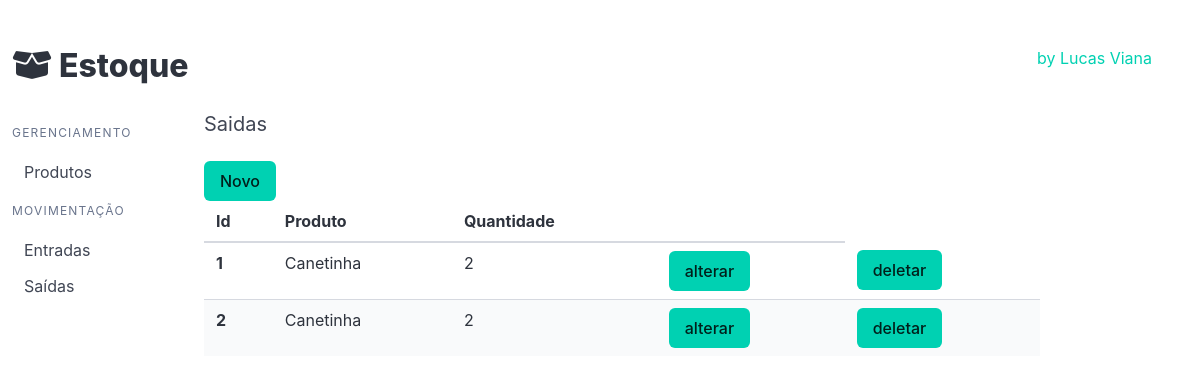
Before: /saida/list_saida with the older database file.
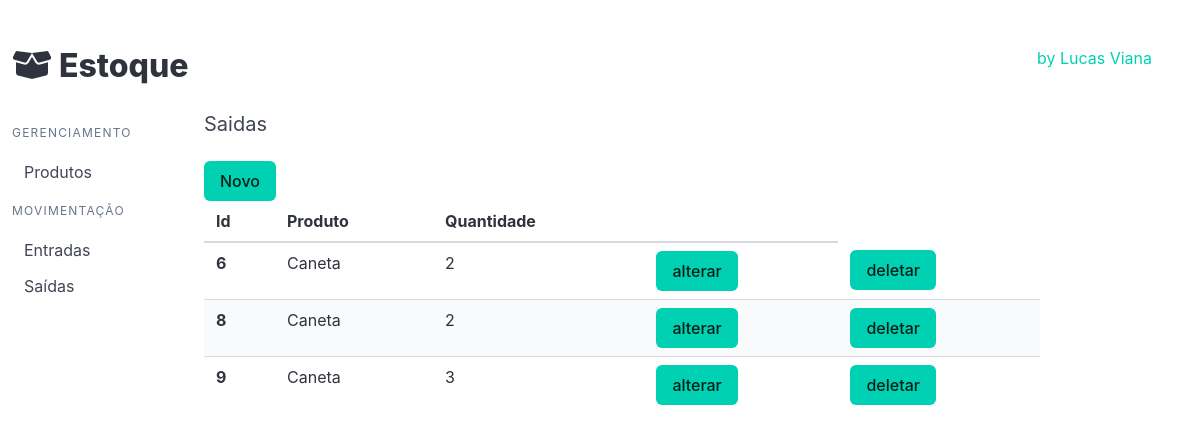
After: the same page with the newer database file.
### saida/models.py (models this page shows, shortened)
class Saidas(models.Model):
    produto = models.ForeignKey(Produtos, on_delete=models.CASCADE, verbose_name='Produto')
    preco = models.FloatField('Preco', default=0)
    quantidade = models.IntegerField('Quantidade', default=0)
    criado = models.DateTimeField('Criado em', auto_now_add=True)
    modificado = models.DateTimeField('Modificado em', auto_now=True)

### produto/models.py (models this page shows, shortened)
class Produtos(models.Model):
    produto = models.CharField('Produto', max_length=200)
    cor = models.ForeignKey(Cores, on_delete=models.PROTECT, verbose_name='Cor')
    descricao = models.TextField('Descriçao', blank=True)
    quantidade = models.IntegerField('Quantidade', default=0)
    preco = models.DecimalField('Preço', decimal_places=2, max_digits=8, default=0)
    criado = models.DateTimeField('Criado em', auto_now_add=True)
    modificado = models.DateField('Modificado em', auto_now=True)
    def __str__(self):
        return self.produto
    class Meta:
        verbose_name = 'Produto'
        verbose_name_plural = 'Produtos'
        ordering = ['-produto']

### saida/views.py (the view)
# urls.py: path('list_saida', list_saida, name='list_saida'),
def list_saida(request):
    saidas = Saidas.objects.all()
    template_name = 'list_saida.html'
    context = {
        'saidas': saidas
    }
    return render(request, template_name, context)

### saida/templates/list_saida.html
{% extends 'base.html' %}{% block product %}
<h2 class="subtitle">Saidas</h2>
<a class="button is-primary" href="{% url 'saida:new_saida' %}">Novo</a>
<table class="table is-striped is-hoverable is-fullwidth">
  <thead>
    <tr>
      <th>Id</th>
      <th>Produto</th>
      <th>Quantidade</th>
      <th></th>
    </tr>
  </thead>
  <tbody>{% for saida in saidas %}<tr>
      <th>{{ saida.id }}</th>
      <td>{{ saida.produto }}</td>
      <td>{{ saida.quantidade }}</td>
      <td><a class="button is-primary" href="{% url 'saida:update_saida' saida.id %}">alterar</a></td>
      <td><a class="button is-primary" href="{% url 'saida:delete_saida' saida.id %}">deletar</a></td>
    </tr>{% endfor %} </tbody>
</table>
{% endblock %}

Changed rows visible on the page:
removed Saidas: id "1", produto "Canetinha", quantidade "2"
removed Saidas: id "2", produto "Canetinha", quantidade "2"
added Saidas: id "6", produto "Caneta", quantidade "2"
added Saidas: id "8", produto "Caneta", quantidade "2"
added Saidas: id "9", produto "Caneta", quantidade "3"
